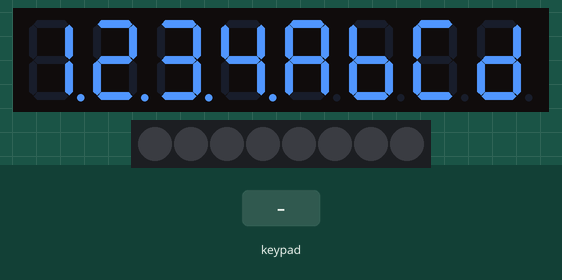
This sketch was run on a simulated Arduino Uno, built with avr-gcc and run on an emulated ATmega328P. On the bench: 8-digit seven-segment display, 8 RGB LEDs in strip order, left to right. The test bench sets the inputs (shaded band).

Above: at 1.2 s.
1.3 s: keypad keys 1 2 pressed 0.4 s apart
At 1.37 s:
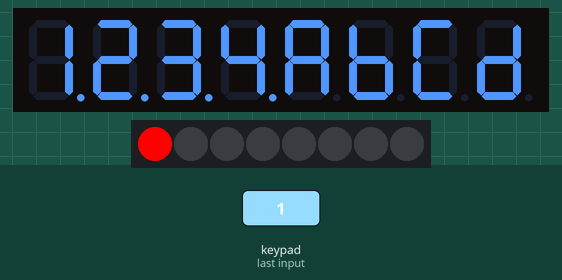
3.6 s: key '3' pressed
At 3.67 s:
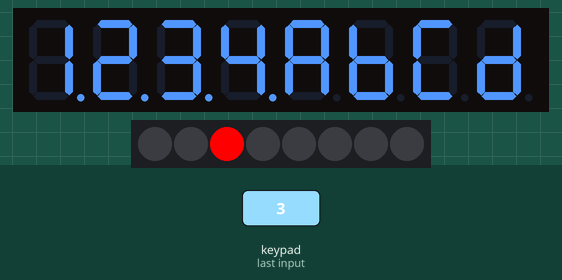
5.2 s: key '4' pressed
At 5.27 s:
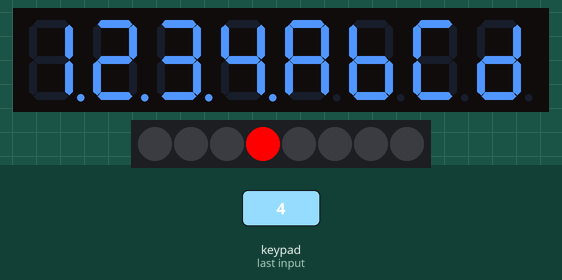
6.8 s: keypad keys 2 5 pressed 0.4 s apart
At 6.87 s:
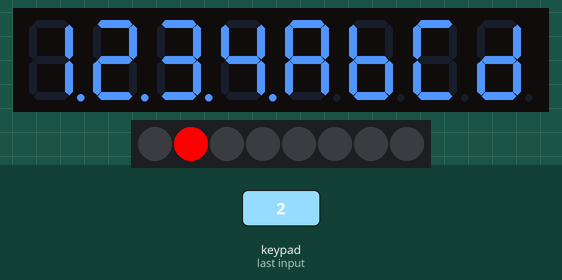
Timing chart, 0 to 9.8 s (numbered marks = the images above; inputs shaded):
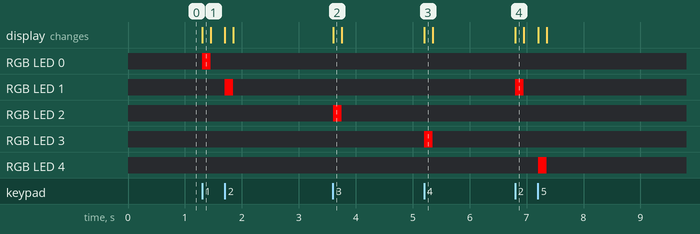

The sketch:

tm1638test.ino
```cpp
// (licence header left out)
#include <TM1638.h>

// define a module on data pin 8, clock pin 9 and strobe pin 7
TM1638 module(4, 5, 3);

void setup() {
  // display a hexadecimal number and set the left 4 dots
  module.setDisplayToHexNumber(0x1234ABCD, 0xF0);
}

void loop() {
  byte keys = module.getButtons();

  // light the first 4 red LEDs and the last 4 green LEDs as the buttons are pressed
  module.setLEDs(keys);
}
```

Measured:
- after the input at 1.3 s, RGB LED 0: off → RGB(255, 0, 0) at once, → off 0.15 s later; RGB LED 1: off → RGB(255, 0, 0) after 0.40 s, → off 0.15 s later
- after the input at 3.6 s, RGB LED 2: off → RGB(255, 0, 0) at once, → off 0.15 s later
- after the input at 5.2 s, RGB LED 3: off → RGB(255, 0, 0) at once, → off 0.15 s later
- after the input at 6.8 s, RGB LED 1: off → RGB(255, 0, 0) at once, → off 0.15 s later; RGB LED 4: off → RGB(255, 0, 0) after 0.40 s, → off 0.15 s later
